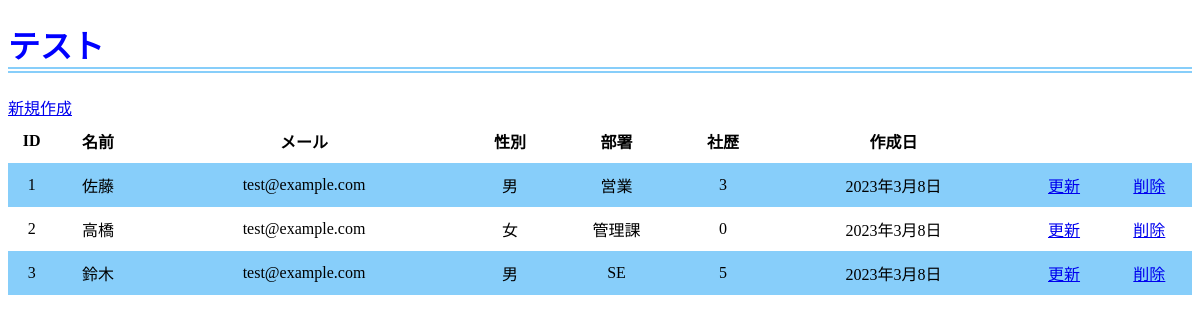
Screenshot of /info with the database file from the repository.
### webtestapp/models.py (models this page shows, shortened)
class Employee(models.Model):
    name = models.CharField('名前', max_length=255)
    mail = models.EmailField('メール', max_length=255)
    gender = models.BooleanField('性別')
    department = models.CharField('部署', max_length=255)
    year = models.IntegerField('社歴', default=0)
    created_at = models.DateField('作成日', default=timezone.now)

### webtestapp/views.py (the view)
# urls.py: path('info', views.info, name='info'),
def info(request):
    employees = Employee.objects.all()
    infodata = Employee.objects.all()
    header = ['ID','名前','メール','性別','部署','社歴','作成日']
    my_dict2 = {
        'title': 'テスト',
        'employees': employees,
        'header':header
    }
    return render(request, 'webtestapp/info.html',my_dict2)

### webtestapp/templates/webtestapp/info.html (shortened to what this page needs)
<!DOCTYPE html>
{% load static %}
<html lang="ja">
<head>
  <link rel="stylesheet" href="{% static "css/style.css" %}" />
</head>
<body>
    <h1>{{ title }}</h1>
    <a href="{% url 'webtestapp:create' %}">新規作成</a>
    <table>
      <tr>
      {% for h in header %}
        <th>{{ h }}</th>
      {% endfor %}
      </tr>
      {% for i in employees %}
      <tr>
        <td>{{ i.id }}</td>
        <td>{{ i.name }}</td>
        <td>{{ i.mail }}</td>
        <td>{% if i.gender == False %}男{% endif %}
            {% if i.gender == True %}女{% endif %}</td>
        <td>{{ i.department }}</td>
        <td>{{ i.year }}</td>
        <td>{{ i.created_at }}</td>
        <td><a href="{% url 'webtestapp:update' i.id %}">更新</a></td>
        <td><a href="{% url 'webtestapp:delete' i.id %}">削除</a></td>
      </tr>
      {% endfor %}
  </table>
</body>
</html>

### static/css/style.css (style rules this page uses)
h1 { color: blue; border-bottom: double 6px #87CEFA; }
table { width: 100%; border-collapse: collapse; border-spacing: 0; }
table th, table td { padding: 10px 0; text-align: center; }
table tr:nth-child(even) { background-color: #87CEFA }

### rows the page displays
Employee: id "1", name "佐藤", mail "test@example.com", gender "男", department "営業", year "3", created_at "2023年3月8日"
Employee: id "2", name "高橋", mail "test@example.com", gender "女", department "管理課", year "0", created_at "2023年3月8日"
Employee: id "3", name "鈴木", mail "test@example.com", gender "男", department "SE", year "5", created_at "2023年3月8日"

### other values shown
{{ title }} "テスト"
{{ h }} "ID" "名前" "メール" "性別" "部署" "社歴" "作成日"
